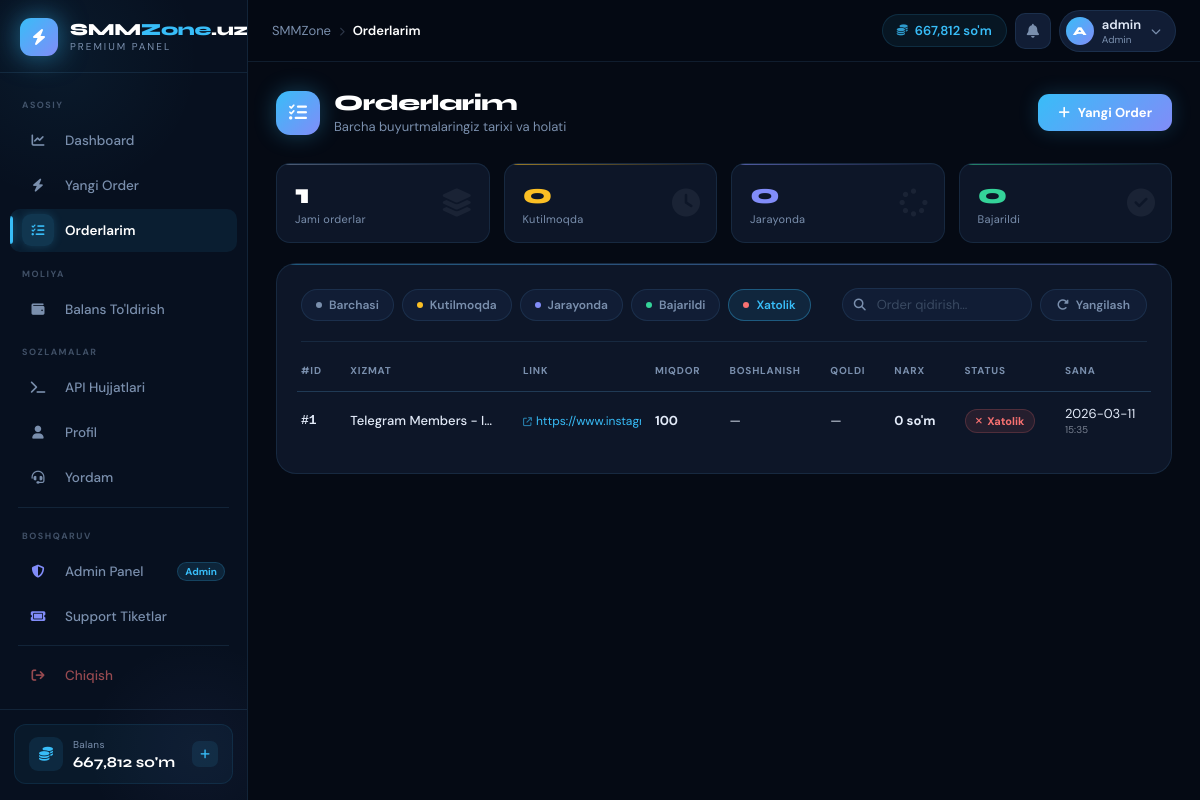
/orders?status=Failed (signed in), run on the app's committed database.
### tables this page shows
CREATE TABLE users (
    id           INTEGER PRIMARY KEY AUTOINCREMENT,
    username     TEXT UNIQUE NOT NULL,
    email        TEXT UNIQUE NOT NULL,
    password     TEXT NOT NULL,
    balance      REAL DEFAULT 0,
    role         TEXT DEFAULT 'user',
    api_key      TEXT UNIQUE,
    total_spent  REAL DEFAULT 0,
    total_orders INTEGER DEFAULT 0,
    ref_code     TEXT UNIQUE,
    referred_by  INTEGER,
    ref_earnings REAL DEFAULT 0,
    is_active    INTEGER DEFAULT 1,
    created_at   TEXT DEFAULT (datetime('now'))
);

CREATE TABLE orders (
    id              INTEGER PRIMARY KEY AUTOINCREMENT,
    user_id         INTEGER NOT NULL,
    service_id      INTEGER NOT NULL,
    provider_order_id TEXT,
    link            TEXT NOT NULL,
    quantity        INTEGER NOT NULL,
    price           REAL NOT NULL,
    start_count     INTEGER DEFAULT 0,
    remains         INTEGER DEFAULT 0,
    status          TEXT DEFAULT 'Pending',
    note            TEXT,
    created_at      TEXT DEFAULT (datetime('now')),
    updated_at      TEXT DEFAULT (datetime('now')),
    FOREIGN KEY(user_id)    REFERENCES users(id),
    FOREIGN KEY(service_id) REFERENCES services(id)
);

CREATE TABLE services (
    id              INTEGER PRIMARY KEY AUTOINCREMENT,
    category_id     INTEGER NOT NULL,
    provider_id     INTEGER,
    name            TEXT NOT NULL,
    description     TEXT,
    type            TEXT DEFAULT 'Default',
    platform        TEXT,
    price_per_1000  REAL NOT NULL,
    min_order       INTEGER DEFAULT 10,
    max_order       INTEGER DEFAULT 100000,
    is_active       INTEGER DEFAULT 1,
    created_at      TEXT DEFAULT (datetime('now')), name_uz TEXT, description_uz TEXT, is_recommended INTEGER DEFAULT 0,
    FOREIGN KEY(category_id) REFERENCES categories(id)
);

### services/user_service.py (the view)
@user_bp.route("/orders")
@login_required
def orders():
    db     = get_db()
    u      = current_user()
    page   = max(1, int(request.args.get("page", 1)))
    status = request.args.get("status", "")
    limit  = 20
    where  = "WHERE o.user_id=?"
    params = [u["id"]]
    if status:
        where += " AND o.status=?"
        params.append(status)
    rows = r2l(db.execute(
        f"SELECT o.*, s.name as svc_name FROM orders o "
        f"JOIN services s ON o.service_id=s.id "
        f"{where} ORDER BY o.created_at DESC LIMIT ? OFFSET ?",
        params + [limit, (page - 1) * limit]
    ).fetchall())
    total = db.execute(f"SELECT COUNT(*) FROM orders o {where}", params).fetchone()[0]
    return render_template("orders.html", user=r2d(u), orders=rows,
                           page=page, total=total, limit=limit, status=status)

### database/db.py (called while the page is built)
def get_db():
    if "db" not in g:
        g.db = sqlite3.connect(DATABASE)
        g.db.row_factory = sqlite3.Row
    return g.db

def r2d(row):
    if row is None:
        return None
    return dict(row)

def r2l(rows):
    return [dict(row) for row in rows]

### main.py (called while the page is built)
@app.context_processor
def inject_globals():
    user_balance = 0
    if "user_id" in session:
        db = get_db()
        u  = db.execute("SELECT balance FROM users WHERE id=?", (session["user_id"],)).fetchone()
        if u: user_balance = u["balance"]
        session["balance"] = user_balance
    return {"site_name": Config.SITE_NAME, "user_balance": user_balance}

### services/user_service.py (called while the page is built)
def current_user():
    db = get_db()
    return db.execute("SELECT * FROM users WHERE id=?", (session["user_id"],)).fetchone()

### templates/orders.html (shortened to what this page needs)
{% extends "base.html" %}
{% block content %}
<div class="ord-header">
  <div class="ord-header-left">
    <div class="ord-header-icon"><i class="fas fa-list-check"></i></div>
    <div>
      <div class="ord-title">Orderlarim</div>
      <div class="ord-subtitle">Barcha buyurtmalaringiz tarixi va holati</div>
    </div>
  </div>
  <a href="/new-order" style="display:inline-flex;align-items:center;gap:8px;padding:10px 20px;background:var(--grad);border-radius:11px;color:#fff;font-size:13px;font-weight:700;text-decoration:none;box-shadow:0 0 20px rgba(56,189,248,0.2);transition:all .2s"
     onmouseover="this.style.opacity='.88'" onmouseout="this.style.opacity='1'">
    <i class="fas fa-plus"></i> Yangi Order
  </a>
</div>
<div class="ord-stats">
  <div class="ord-stat-card s-all">
    <div class="ord-stat-num">{{ orders | length }}</div>
    <div class="ord-stat-lbl">Jami orderlar</div>
    <i class="fas fa-layer-group ord-stat-icon"></i>
  </div>
  <div class="ord-stat-card s-pending">
    <div class="ord-stat-num">{{ orders | selectattr('status','equalto','Pending') | list | length }}</div>
    <div class="ord-stat-lbl">Kutilmoqda</div>
    <i class="fas fa-clock ord-stat-icon"></i>
  </div>
  <div class="ord-stat-card s-process">
    <div class="ord-stat-num">{{ orders | selectattr('status','equalto','Processing') | list | length }}</div>
    <div class="ord-stat-lbl">Jarayonda</div>
    <i class="fas fa-spinner ord-stat-icon"></i>
  </div>
  <div class="ord-stat-card s-done">
    <div class="ord-stat-num">{{ orders | selectattr('status','equalto','Completed') | list | length }}</div>
    <div class="ord-stat-lbl">Bajarildi</div>
    <i class="fas fa-check-circle ord-stat-icon"></i>
  </div>
</div>
<div class="ord-card">
  <div class="ord-toolbar">
    {% for st, label, dot_color in [
      ('',           'Barchasi',   '#7a8fad'),
      ('Pending',    'Kutilmoqda', '#fbbf24'),
      ('Processing', 'Jarayonda',  '#818cf8'),
      ('Completed',  'Bajarildi',  '#34d399'),
      ('Failed',     'Xatolik',    '#f87171')
    ] %}
    <a href="/orders?status={{ st }}"
       class="flt-btn {% if status == st %}active{% endif %}">
      <span class="flt-dot" style="background:{{ dot_color }}"></span>
      {{ label }}
    </a>
    {% endfor %}
    <div class="ord-search">
      <input type="text" placeholder="Order qidirish..." id="ord-search-inp" oninput="searchOrders(this.value)">
    </div>
    <form method="POST" action="/api/sync-orders" id="sync-form">
      <button type="submit" class="sync-btn" id="sync-btn" onclick="startSync(event)">
        <i class="fas fa-rotate-right"></i> Yangilash
      </button>
    </form>
  </div>
  <div class="ord-table-wrap">
    <table class="ord-table" id="ord-table">
      <thead>
        <tr>
          <th>#ID</th>
          <th>Xizmat</th>
          <th>Link</th>
          <th>Miqdor</th>
          <th>Boshlanish</th>
          <th>Qoldi</th>
          <th>Narx</th>
          <th>Status</th>
          <th>Sana</th>
        </tr>
      </thead>
      <tbody id="ord-tbody">
        {% for o in orders %}
        <tr style="animation-delay:{{ loop.index0 * 0.04 }}s">
          <td class="td-id">#{{ o.id }}</td>
          <td class="td-svc" title="{{ o.svc_name }}">{{ o.svc_name }}</td>
          <td class="td-link">
            <a href="{{ o.link }}" target="_blank" rel="noopener" title="{{ o.link }}">
              <i class="fas fa-arrow-up-right-from-square" style="font-size:9px;opacity:.6"></i>
              {{ o.link | truncate(28, True, '…') }}
            </a>
          </td>
          <td class="td-qty">
            {{ "{:,}".format(o.quantity) }}
          </td>
          <td class="td-num">{{ o.start_count or '—' }}</td>
          <td class="td-num">{{ o.remains or '—' }}</td>
          <td class="td-price">{{ "{:,.0f}".format(o.price) }} so'm</td>
          <td>
            {% if o.status == 'Completed' %}
              <span class="badge badge-green"><i class="fas fa-check"></i> Bajarildi</span>
            {% elif o.status == 'Processing' %}
              <span class="badge badge-blue"><i class="fas fa-spinner"></i> Jarayonda</span>
            {% elif o.status == 'Pending' %}
              <span class="badge badge-yellow"><i class="fas fa-clock"></i> Kutilmoqda</span>
            {% elif o.status == 'Failed' %}
              <span class="badge badge-red"><i class="fas fa-xmark"></i> Xatolik</span>
            {% elif o.status == 'Partial' %}
              <span class="badge badge-yellow"><i class="fas fa-circle-half-stroke"></i> Qisman</span>
            {% elif o.status == 'Cancelled' %}
              <span class="badge badge-gray"><i class="fas fa-ban"></i> Bekor</span>
            {% else %}
              <span class="badge badge-gray">{{ o.status }}</span>
            {% endif %}
          </td>
          <td class="td-date">
            <div>{{ o.created_at[:10] }}</div>
            <div style="font-size:10px;opacity:.5;margin-top:1px">{{ o.created_at[11:16] }}</div>
          </td>
        </tr>
        {% endfor %}
      </tbody>
    </table>
  </div>
</div>
{% endblock %}

### templates/base.html (shortened to what this page needs)
<!DOCTYPE html>
<html lang="uz">
<head>
<link rel="stylesheet" href="https://cdnjs.cloudflare.com/ajax/libs/font-awesome/6.5.0/css/all.min.css">
</head>
<body>
{% if 'user_id' in session %}
<aside class="sidebar" id="sidebar">
  <a href="/dashboard" class="sidebar-brand">
    <div class="brand-icon"><i class="fas fa-bolt"></i></div>
    <div class="brand-text">
      <div class="brand-name">SMM<span>Zone</span>.uz</div>
      <div class="brand-tag">PREMIUM PANEL</div>
    </div>
  </a>
  <nav class="sidebar-nav">
    <div class="nav-section-label">Asosiy</div>
    <a href="/dashboard" class="nav-item {% if request.path == '/dashboard' %}active{% endif %}">
      <div class="nav-item-icon"><i class="fas fa-chart-line"></i></div>
      <span class="nav-item-label">Dashboard</span>
    </a>
    <a href="/new-order" class="nav-item {% if request.path == '/new-order' %}active{% endif %}">
      <div class="nav-item-icon"><i class="fas fa-bolt"></i></div>
      <span class="nav-item-label">Yangi Order</span>
    </a>
    <a href="/orders" class="nav-item {% if request.path == '/orders' %}active{% endif %}">
      <div class="nav-item-icon"><i class="fas fa-list-check"></i></div>
      <span class="nav-item-label">Orderlarim</span>
    </a>
    <div class="nav-section-label">Moliya</div>
    <a href="/add-funds" class="nav-item {% if request.path == '/add-funds' %}active{% endif %}">
      <div class="nav-item-icon"><i class="fas fa-wallet"></i></div>
      <span class="nav-item-label">Balans To'ldirish</span>
    </a>
    <div class="nav-section-label">Sozlamalar</div>
    <a href="/api-docs" class="nav-item {% if request.path == '/api-docs' %}active{% endif %}">
      <div class="nav-item-icon"><i class="fas fa-terminal"></i></div>
      <span class="nav-item-label">API Hujjatlari</span>
    </a>
    <a href="/profile" class="nav-item {% if request.path == '/profile' %}active{% endif %}">
      <div class="nav-item-icon"><i class="fas fa-user"></i></div>
      <span class="nav-item-label">Profil</span>
    </a>
    <a href="/support" class="nav-item {% if request.path == '/support' %}active{% endif %}">
      <div class="nav-item-icon"><i class="fas fa-headset"></i></div>
      <span class="nav-item-label">Yordam</span>
    </a>
    {% if session.role == 'admin' %}
    <div class="nav-section-label">Boshqaruv</div>
    <a href="/admin/" class="nav-item is-admin {% if request.path == '/admin/' %}active{% endif %}">
      <div class="nav-item-icon"><i class="fas fa-shield-halved"></i></div>
      <span class="nav-item-label">Admin Panel</span>
      <span class="nav-item-badge">Admin</span>
    </a>
    <a href="/admin/support" class="nav-item is-admin {% if request.path == '/admin/support' %}active{% endif %}">
      <div class="nav-item-icon"><i class="fas fa-ticket"></i></div>
      <span class="nav-item-label">Support Tiketlar</span>
    </a>
    {% endif %}
    <a href="/logout" class="nav-item is-logout">
      <div class="nav-item-icon"><i class="fas fa-arrow-right-from-bracket"></i></div>
      <span class="nav-item-label">Chiqish</span>
    </a>
  </nav>
  <div class="sidebar-footer">
    <div class="sidebar-balance">
      <div class="sb-bal-icon"><i class="fas fa-coins"></i></div>
      <div>
        <div class="sb-bal-label">Balans</div>
        <div class="sb-bal-val">{{ "{:,.0f}".format(user_balance) }} so'm</div>
      </div>
      <a href="/add-funds" class="sb-bal-link" title="To'ldirish">
        <i class="fas fa-plus"></i>
      </a>
    </div>
  </div>
</aside>
<div class="main-wrap">
  <header class="topbar">
    <div class="topbar-breadcrumb">
      <span>SMMZone</span>
      <span class="bc-sep"><i class="fas fa-chevron-right" style="font-size:9px"></i></span>
      <span class="bc-current">
        {% if '/dashboard' in request.path %}Dashboard
        {% elif '/new-order' in request.path %}Yangi Order
        {% elif '/orders' in request.path %}Orderlarim
        {% elif '/add-funds' in request.path %}Balans
        {% elif '/profile' in request.path %}Profil
        {% elif '/api-docs' in request.path %}API
        {% elif '/support' in request.path %}Yordam
        {% elif '/admin' in request.path %}Admin
        {% else %}Sahifa{% endif %}
      </span>
    </div>
    <div class="topbar-right">
      <div class="topbar-balance">
        <i class="fas fa-coins"></i>
        <span>{{ "{:,.0f}".format(user_balance) }} so'm</span>
      </div>
      <a href="#" class="topbar-notif" title="Bildirishnomalar">
        <i class="fas fa-bell"></i>
      </a>
      <a href="/profile" class="topbar-user">
        <div class="topbar-user-avatar">{{ session.username[0].upper() if session.username else 'U' }}</div>
        <div>
          <div class="topbar-user-name">{{ session.username }}</div>
          <div class="topbar-user-role">{% if session.role == 'admin' %}Admin{% else %}Foydalanuvchi{% endif %}</div>
        </div>
        <i class="fas fa-chevron-down"></i>
      </a>
    </div>
  </header>
  <main class="content">
    {% block content %}{% endblock %}
  </main>
</div>
{% else %}
{% block auth_content %}{% endblock %}
{% endif %}
</body>
</html>

### data on the page
users: balance "667,812"
orders: id "1", svc_name "Telegram Members - I…", link "https://www.in…", quantity "100", start_count "—", remains "—", price "0", status "Failed" (drawn), created_at "2026-03-11", created_at "15:35"

### other printed values
{{ session.username[0].upper() if session.username else 'U' }} "A"
{{ session.username }} "admin"
{{ orders | length }} "1"
{{ orders | selectattr('status','equalto','Pending') | list | length }} "0"
{{ orders | selectattr('status','equalto','Processing') | list | length }} "0"
{{ orders | selectattr('status','equalto','Completed') | list | length }} "0"
{{ label }} "Barchasi" "Kutilmoqda" "Jarayonda" "Bajarildi" "Xatolik"
